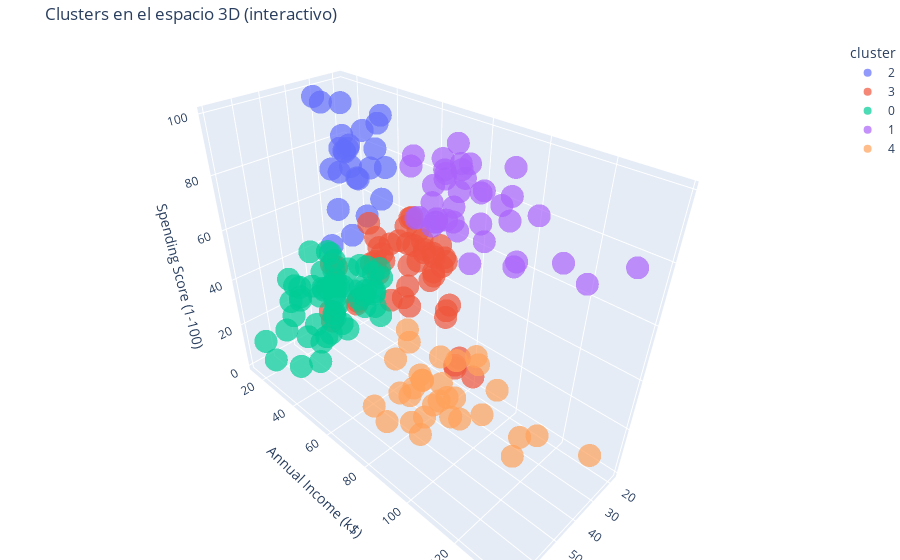

The code cell stored with this chart in its notebook:
### Markdown cell above
### Tarea extra (opcional) · Visualización 3D interactiva de los clústeres

En este apartado vas a crear una visualización en **3D** para observar los clústeres desde distintos ángulos. El objetivo es **comprobar visualmente** si los grupos están bien separados cuando se consideran **Age, Income y Spending Score a la vez**.

1. Crea un gráfico 3D **interactivo** donde:

   * Eje X: `Age`
   * Eje Y: `Annual Income (k$)`
   * Eje Z: `Spending Score (1-100)`
   * Color: `cluster`

2. Comprueba que el gráfico **se puede rotar, hacer zoom y desplazar** con el ratón.

3. Responde brevemente:

### Code cell
df_red["cluster"] = labels.astype(str)

fig = px.scatter_3d(
    df_red,
    x="Age",
    y="Annual Income (k$)",
    z="Spending Score (1-100)",
    color="cluster",
    opacity=0.7,
    title="Clusters en el espacio 3D (interactivo)"
)

fig.update_layout(margin=dict(l=0, r=0, b=0, t=40))
fig.show()

### Figure 1 — Plotly figure (JSON) as saved in the notebook; plotly's stock layout.template omitted (floating-point values rounded to 4 significant figures)
{"data": [{"hovertemplate": "cluster=2<br>Age=%{x}<br>Annual Income (k$)=%{y}<br>Spending Score (1-100)=%{z}<extra></extra>", "legendgroup": "2", "marker": {"color": "#636efa", "opacity": 0.7, "symbol": "circle"}, "mode": "markers", "name": "2", "scene": "scene", "showlegend": true, "type": "scatter3d", "x": [19, 21, 23, 31, 22, 23, 30, 35, 24, 22, 20, 35, 25, 31, 29, 35, 23, 21, 18, 21, 30, 20, 24, 31, 24], "y": [15, 15, 16, 17, 17, 18, 19, 19, 20, 20, 21, 23, 24, 25, 28, 28, 29, 30, 33, 33, 34, 37, 38, 39, 39], "z": [39, 81, 77, 40, 76, 94, 72, 99, 77, 79, 66, 98, 73, 73, 82, 61, 87, 73, 92, 81, 73, 75, 92, 61, 65]}, {"hovertemplate": "cluster=3<br>Age=%{x}<br>Annual Income (k$)=%{y}<br>Spending Score (1-100)=%{z}<extra></extra>", "legendgroup": "3", "marker": {"color": "#EF553B", "opacity": 0.7, "symbol": "circle"}, "mode": "markers", "name": "3", "scene": "scene", "showlegend": true, "type": "scatter3d", "x": [20, 35, 37, 35, 35, 36, 27, 29, 31, 33, 31, 27, 19, 18, 19, 32, 26, 40, 23, 38, 21, 22, 34, 18, 40, 32, 24, 27, 20, 23, 26, 21, 19, 38, 19, 18, 19, 27, 38, 40, 23, 25, 20, 19, 28, 25, 19], "y": [16, 18, 20, 21, 24, 37, 40, 40, 40, 42, 43, 46, 46, 48, 48, 48, 54, 54, 54, 54, 54, 57, 58, 59, 60, 60, 60, 60, 61, 62, 62, 62, 63, 64, 64, 65, 65, 67, 67, 69, 70, 72, 73, 74, 76, 77, 81], "z": [6, 6, 13, 35, 35, 26, 47, 42, 42, 60, 54, 51, 55, 59, 59, 47, 54, 48, 52, 55, 57, 55, 60, 41, 40, 42, 52, 50, 49, 41, 55, 42, 54, 42, 46, 48, 50, 56, 40, 58, 29, 34, 5, 10, 40, 12, 5]}, {"hovertemplate": "cluster=0<br>Age=%{x}<br>Annual Income (k$)=%{y}<br>Spending Score (1-100)=%{z}<extra></extra>", "legendgroup": "0", "marker": {"color": "#00cc96", "opacity": 0.7, "symbol": "circle"}, "mode": "markers", "name": "0", "scene": "scene", "showlegend": true, "type": "scatter3d", "x": [64, 67, 58, 52, 46, 54, 45, 40, 60, 53, 49, 42, 65, 48, 49, 50, 49, 59, 50, 47, 51, 69, 53, 70, 67, 54, 63, 43, 68, 70, 47, 60, 60, 59, 45, 49, 57, 67, 46, 48, 55, 50, 68, 48, 47, 48, 49, 67, 49, 66, 54, 68, 66, 65, 63, 49, 51, 50], "y": [19, 19, 20, 23, 25, 28, 28, 29, 30, 33, 33, 34, 38, 39, 39, 40, 42, 43, 43, 43, 44, 44, 46, 46, 47, 47, 48, 48, 48, 49, 49, 50, 50, 54, 54, 54, 54, 54, 54, 54, 57, 58, 59, 60, 60, 61, 62, 62, 62, 63, 63, 63, 63, 63, 65, 65, 67, 67], "z": [3, 14, 15, 29, 5, 14, 32, 31, 4, 4, 14, 17, 35, 36, 28, 55, 52, 60, 45, 41, 50, 46, 46, 56, 52, 59, 51, 50, 48, 55, 42, 49, 56, 47, 53, 42, 51, 41, 44, 46, 58, 46, 55, 49, 47, 42, 48, 59, 56, 50, 46, 43, 48, 52, 43, 59, 43, 57]}, {"hovertemplate": "cluster=1<br>Age=%{x}<br>Annual Income (k$)=%{y}<br>Spending Score (1-100)=%{z}<extra></extra>", "legendgroup": "1", "marker": {"color": "#ab63fa", "opacity": 0.7, "symbol": "circle"}, "mode": "markers", "name": "1", "scene": "scene", "showlegend": true, "type": "scatter3d", "x": [39, 31, 40, 38, 39, 31, 29, 32, 35, 32, 32, 28, 32, 34, 39, 38, 27, 30, 30, 29, 31, 36, 33, 32, 28, 36, 30, 27, 35, 32, 29, 30, 28, 36, 32, 38, 35, 32, 30], "y": [69, 70, 71, 71, 71, 72, 73, 73, 74, 75, 76, 77, 77, 78, 78, 78, 78, 78, 78, 79, 81, 85, 86, 87, 87, 87, 88, 88, 93, 97, 98, 99, 101, 103, 103, 113, 120, 126, 137], "z": [91, 77, 95, 75, 75, 71, 88, 73, 72, 93, 87, 97, 74, 90, 88, 76, 89, 78, 73, 83, 93, 75, 95, 63, 75, 92, 86, 69, 90, 86, 88, 97, 68, 85, 69, 91, 79, 74, 83]}, {"hovertemplate": "cluster=4<br>Age=%{x}<br>Annual Income (k$)=%{y}<br>Spending Score (1-100)=%{z}<extra></extra>", "legendgroup": "4", "marker": {"color": "#FFA15A", "opacity": 0.7, "symbol": "circle"}, "mode": "markers", "name": "4", "scene": "scene", "showlegend": true, "type": "scatter3d", "x": [43, 59, 47, 44, 57, 48, 34, 43, 44, 47, 37, 34, 56, 50, 42, 36, 40, 36, 52, 58, 59, 37, 46, 41, 54, 41, 34, 33, 47, 45, 32], "y": [71, 71, 71, 73, 75, 77, 78, 78, 78, 78, 78, 78, 79, 85, 86, 87, 87, 87, 88, 88, 93, 97, 98, 99, 101, 103, 103, 113, 120, 126, 137], "z": [35, 11, 9, 7, 5, 36, 22, 17, 20, 16, 1, 1, 35, 26, 20, 27, 13, 10, 13, 15, 14, 32, 15, 39, 24, 17, 23, 8, 16, 28, 18]}], "layout": {"legend": {"title": {"text": "cluster"}, "tracegroupgap": 0}, "margin": {"b": 0, "l": 0, "r": 0, "t": 40}, "scene": {"domain": {"x": [0, 1], "y": [0, 1]}, "xaxis": {"title": {"text": "Age"}}, "yaxis": {"title": {"text": "Annual Income (k$)"}}, "zaxis": {"title": {"text": "Spending Score (1-100)"}}}, "title": {"text": "Clusters en el espacio 3D (interactivo)"}}}
